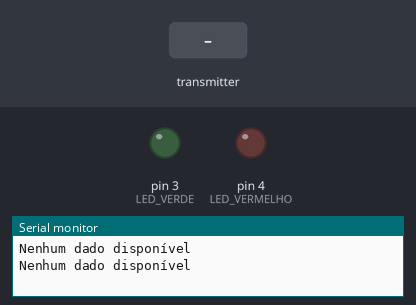
Simulated run of this sketch. Board: Arduino Uno, built with avr-gcc and run on an emulated ATmega328P. On the bench: output pins drawn as LEDs (lit = HIGH), the last lines printed to the serial monitor. The inputs (shaded band) are chosen by the test bench. No radio packets arrive unless stated.

Above: at 5.8 s.
5.9 s: the transmitter starts sending mensagem.0 = 0
At 10.5 s:
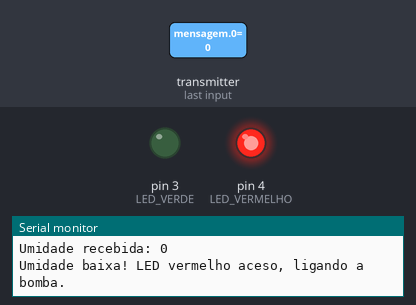
11.6 s: the transmitter starts sending mensagem.1 = 256
At 15.9 s:
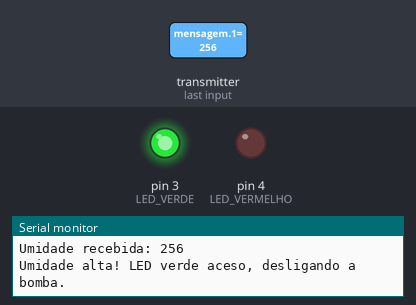
16.7 s: the transmitter starts sending mensagem.1 = 0
At 21.2 s:
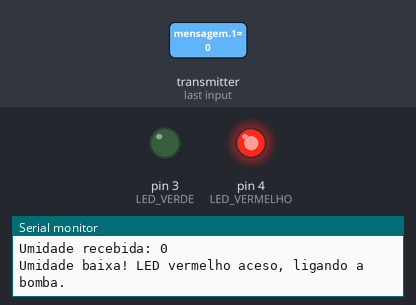
21.8 s: the transmitter starts sending mensagem.1 = 512
At 26.6 s:
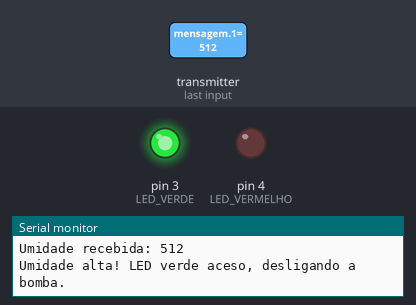
Timing chart, 0 to 27.9 s (numbered marks = the images above; inputs shaded):
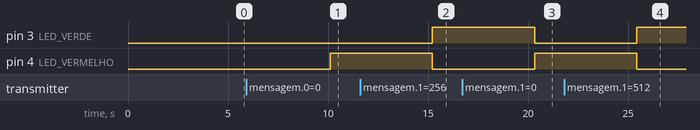

Measured:
- after the input at 5.9 s, pin 4 (LED_VERMELHO): LOW → HIGH after 4.2 s
- after the input at 11.6 s, pin 3 (LED_VERDE): LOW → HIGH after 3.6 s; pin 4 (LED_VERMELHO): HIGH → LOW after 3.6 s
- after the input at 16.7 s, pin 3 (LED_VERDE): HIGH → LOW after 3.6 s; pin 4 (LED_VERMELHO): LOW → HIGH after 3.6 s
- after the input at 21.8 s, pin 3 (LED_VERDE): LOW → HIGH after 3.6 s; pin 4 (LED_VERMELHO): HIGH → LOW after 3.6 s

The sketch:

no2.ino
```cpp
#include <SPI.h>
#include <nRF24L01.h>
#include <RF24.h>

#define CE_PIN 7
#define CSN_PIN 8
#define LED_VERDE 3
#define LED_VERMELHO 4

#define MSG 0
#define ACK 1
#define RTS 2
#define CTS 3

RF24 radio(CE_PIN, CSN_PIN);
uint64_t address = 0xF0F0F0F0E1LL;

void setup()
{
  Serial.begin(115200);
  radio.begin();
  radio.setPALevel(RF24_PA_LOW);
  radio.setChannel(100);
  radio.setDataRate(RF24_2MBPS);
  radio.setAutoAck(false);
  radio.openReadingPipe(1, address);
  radio.openWritingPipe(address);
  radio.startListening();
  pinMode(LED_VERDE, OUTPUT);
  pinMode(LED_VERMELHO, OUTPUT);
}

void loop()
{
  if (radio.available())
  {
    Serial.println(F("Dados disponíveis para leitura"));

    // Envia CTS e espera para receber
    int cts = CTS;
    radio.stopListening();
    radio.write(&cts, sizeof(cts));
    radio.startListening();

    delay(100);

    if (radio.available())
    {
      Serial.println(F("Mensagem disponível para leitura"));
      int mensagem[2];
      radio.read(&mensagem, sizeof(mensagem));

      if (mensagem[0] == MSG)
      {
        int umidade = mensagem[1];

        Serial.print(F("Umidade recebida: "));
        Serial.println(umidade);

        if (umidade <= 60)
        {
          digitalWrite(LED_VERMELHO, HIGH);
          digitalWrite(LED_VERDE, LOW);
          Serial.println(F("Umidade baixa! LED vermelho aceso, ligando a bomba."));
        }
        else
        {
          digitalWrite(LED_VERMELHO, LOW);
          digitalWrite(LED_VERDE, HIGH);
          Serial.println(F("Umidade alta! LED verde aceso, desligando a bomba."));
        }

        // Envia ACK e confirma recebimento
        int ack = ACK;
        radio.stopListening();
        radio.write(&ack, sizeof(ack));
        radio.startListening();
      }
    }
    else
    {
      Serial.println(F("Nenhuma mensagem recebida após CTS"));
    }
  }
  else
  {
    Serial.println(F("Nenhum dado disponível"));
  }

  delay(5000);
}
```
